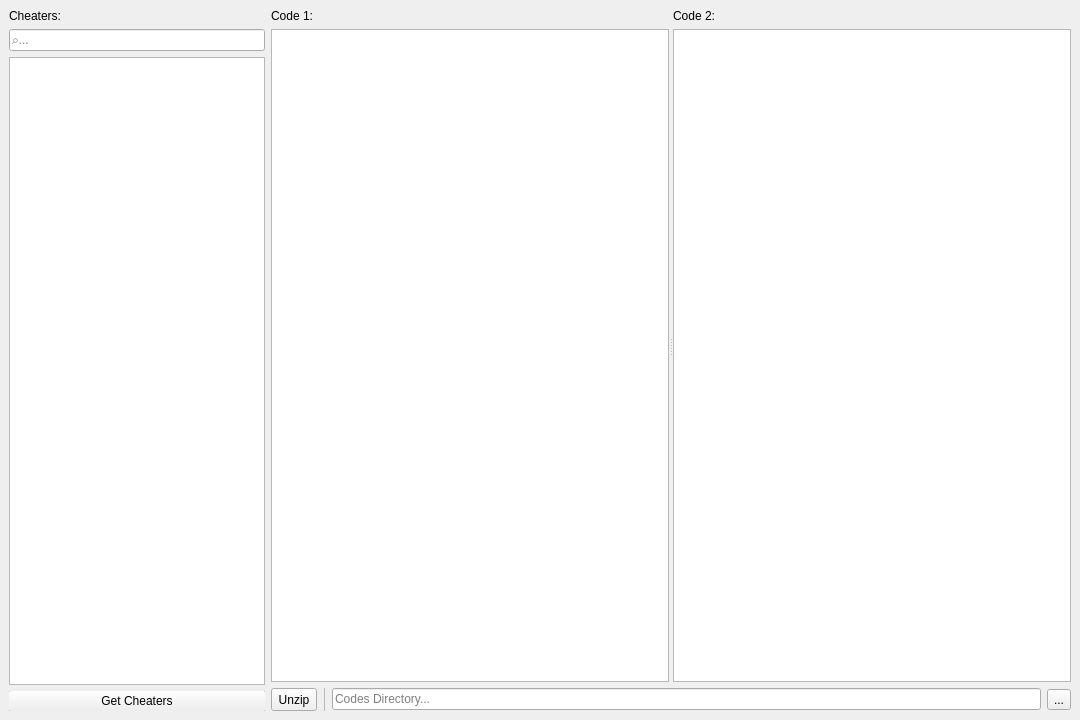
<?xml version="1.0" encoding="UTF-8"?>
<ui version="4.0">
 <class>CheatChecker</class>
 <widget class="QMainWindow" name="CheatChecker">
  <property name="geometry">
   <rect>
    <x>0</x>
    <y>0</y>
    <width>1080</width>
    <height>720</height>
   </rect>
  </property>
  <property name="windowTitle">
   <string>Cheat Checker</string>
  </property>
  <widget class="QWidget" name="centralWidget">
   <layout class="QHBoxLayout" name="centralLayout" stretch="0,1">
    <item>
     <layout class="QVBoxLayout" name="sideLayout">
      <item>
       <widget class="QLabel" name="cheatersLabel">
        <property name="sizePolicy">
         <sizepolicy hsizetype="Ignored" vsizetype="Preferred">
          <horstretch>0</horstretch>
          <verstretch>0</verstretch>
         </sizepolicy>
        </property>
        <property name="text">
         <string>Cheaters:</string>
        </property>
       </widget>
      </item>
      <item>
       <widget class="QLineEdit" name="cheatersSearchEdit">
        <property name="placeholderText">
         <string>⌕...</string>
        </property>
       </widget>
      </item>
      <item>
       <widget class="QListWidget" name="cheatersList">
        <property name="font">
         <font>
          <pointsize>8</pointsize>
         </font>
        </property>
       </widget>
      </item>
      <item>
       <widget class="QPushButton" name="getCheatersButton">
        <property name="styleSheet">
         <string notr="true">margin: -1px; padding: 3px</string>
        </property>
        <property name="text">
         <string>Get Cheaters</string>
        </property>
       </widget>
      </item>
     </layout>
    </item>
    <item>
     <layout class="QVBoxLayout" name="mainLayout" stretch="1,0">
      <item>
       <widget class="QSplitter" name="codeSplitter">
        <property name="orientation">
         <enum>Qt::Horizontal</enum>
        </property>
        <widget class="QWidget" name="layoutWidget">
         <layout class="QVBoxLayout" name="code1Layout">
          <item>
           <widget class="QLabel" name="code1Label">
            <property name="sizePolicy">
             <sizepolicy hsizetype="Ignored" vsizetype="Preferred">
              <horstretch>0</horstretch>
              <verstretch>0</verstretch>
             </sizepolicy>
            </property>
            <property name="text">
             <string>Code 1:</string>
            </property>
            <property name="textInteractionFlags">
             <set>Qt::TextSelectableByMouse</set>
            </property>
           </widget>
          </item>
          <item>
           <widget class="QTextBrowser" name="code1TextArea"/>
          </item>
         </layout>
        </widget>
        <widget class="QWidget" name="layoutWidget">
         <layout class="QVBoxLayout" name="code2Layout">
          <item>
           <widget class="QLabel" name="code2Label">
            <property name="sizePolicy">
             <sizepolicy hsizetype="Ignored" vsizetype="Preferred">
              <horstretch>0</horstretch>
              <verstretch>0</verstretch>
             </sizepolicy>
            </property>
            <property name="text">
             <string>Code 2:</string>
            </property>
            <property name="textInteractionFlags">
             <set>Qt::TextSelectableByMouse</set>
            </property>
           </widget>
          </item>
          <item>
           <widget class="QTextBrowser" name="code2TextArea"/>
          </item>
         </layout>
        </widget>
       </widget>
      </item>
      <item>
       <layout class="QHBoxLayout" name="folderLayout">
        <item>
        <widget class="QToolButton" name="unzipSubmissions">
            <property name="styleSheet">
                <string notr="true">padding: 2px</string>
            </property>
          <property name="text">
           <string>Unzip</string>
          </property>
         <!--<widget class="QCheckBox" name="mainCheckBox">
          <property name="text">
           <string>Only main() {...}</string>
          </property>
          <property name="checked">
           <bool>false</bool>
          </property>-->
         </widget>
        </item>
        <item>
         <widget class="Line" name="breakLine">
          <property name="frameShadow">
           <enum>QFrame::Raised</enum>
          </property>
          <property name="lineWidth">
           <number>0</number>
          </property>
          <property name="midLineWidth">
           <number>1</number>
          </property>
          <property name="orientation">
           <enum>Qt::Vertical</enum>
          </property>
         </widget>
        </item>
        <item>
         <widget class="QLineEdit" name="folderEdit">
          <property name="placeholderText">
           <string>Codes Directory...</string>
          </property>
         </widget>
        </item>
        <item>
         <widget class="QToolButton" name="setFolderButton">
          <property name="text">
           <string>...</string>
          </property>
         </widget>
        </item>
       </layout>
      </item>
     </layout>
    </item>
   </layout>
  </widget>
 </widget>
 <resources/>
 <connections/>
</ui>
